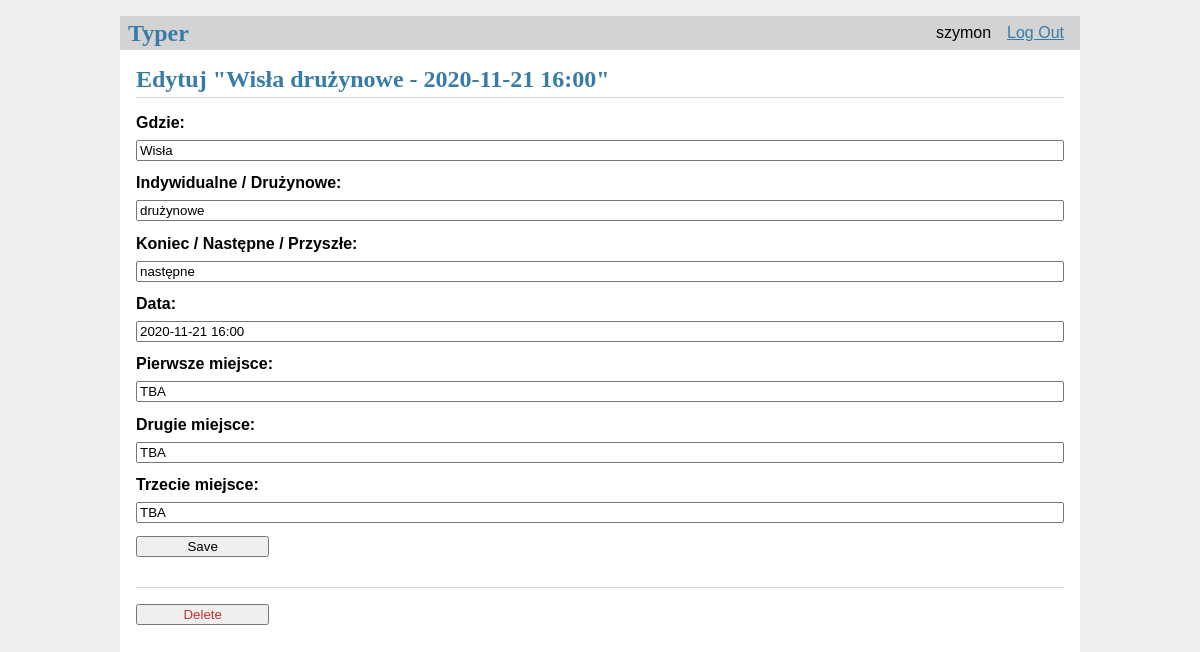
The page /tournaments/1/update (signed in) on the database as committed earlier.
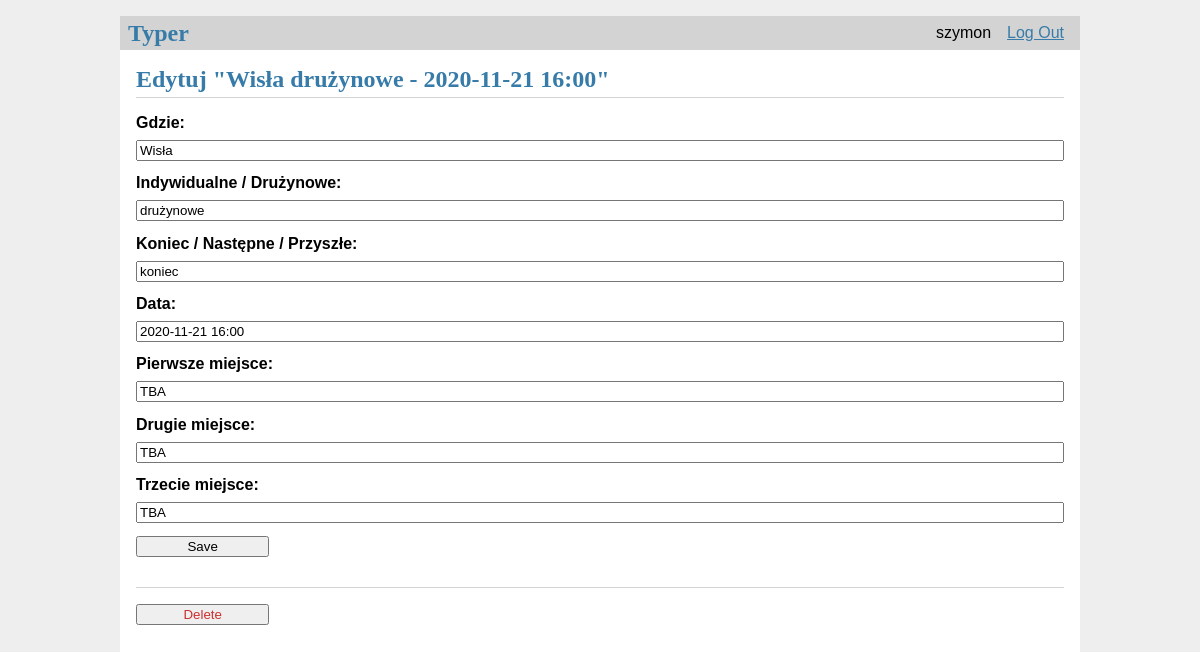
The same page on the database as committed later.
### tables this page shows
CREATE TABLE tournaments(
    id INTEGER PRIMARY KEY AUTOINCREMENT,
    place TEXT NOT NULL,
    type TEXT NOT NULL,
    date_time DATETIME NOT NULL,
    first_place TEXT NOT NULL DEFAULT "TBA",
    second_place TEXT NOT NULL DEFAULT "TBA",
    third_place TEXT NOT NULL DEFAULT "TBA",
    status TEXT NOT NULL
);

### flaskr/tournaments.py (the view, shortened to what this page needs)
@bp.route('/<int:id>/update', methods=('GET', 'POST'))
@login_required
def update(id):
    tournament = get_tournament(id)
    return render_template('tournaments/update.html', tournament=tournament)

### flaskr/auth.py (called while the page is built)
@bp.before_app_request
def load_logged_in_user():
    user_id = session.get('user_id')
    if user_id is None:
        g.user = None
    else:
        g.user = get_db().execute(
            'SELECT * FROM user WHERE id = ?', (user_id,)
        ).fetchone()

def login_required(view):
    @functools.wraps(view)
    def wrapped_view(**kwargs):
        if g.user is None:
            return redirect(url_for('auth.login'))
        return view(**kwargs)
    return wrapped_view

### flaskr/db.py (called while the page is built)
def get_db():
    if 'db' not in g:
        g.db = sqlite3.connect(
            current_app.config['DATABASE'],
            detect_types=sqlite3.PARSE_DECLTYPES
        )
        g.db.row_factory = sqlite3.Row
    return g.db

### flaskr/tournaments.py (called while the page is built)
def get_tournament(id):
    tournament = get_db().execute(
        'SELECT * FROM tournaments WHERE id = ?',
        (id,)
    ).fetchone()
    if tournament is None:
        abort(404, f"Post id {id} does not exist.")
    return tournament

### flaskr/templates/tournaments/update.html
{% extends 'base.html' %}
{% block header %}
    <h1>{% block title %}Edytuj "{{ tournament['place'] }} {{ tournament['type'] }} - {{ tournament['date_time'] }}"{% endblock %}</h1>
{% endblock %}
{% block content %}
    <form method="post">
        <label for="place">Gdzie:</label>
        <input name="place" id="place"
               value="{{ request.form['place'] or tournament['place'] }}" required>
        <label for="type">Indywidualne / Drużynowe:</label>
        <input name="type" id="type"
               value="{{ request.form['type'] or tournament['type'] }}" required>
        <label for="status">Koniec / Następne / Przyszłe:</label>
        <input name="status" id="status"
               value="{{ request.form['status'] or tournament['status'] }}" required>
        <label for="date_time">Data:</label>
        <input name="date_time" id="date_time"
               value="{{ request.form['date_time'] or tournament['date_time'] }}" required>
        <label for="first_place">Pierwsze miejsce:</label>
        <input name="first_place" id="first_place"
               value="{{ request.form['first_place'] or tournament['first_place'] }}" required>
        <label for="second_place">Drugie miejsce:</label>
        <input name="second_place" id="second_place"
               value="{{ request.form['second_place'] or tournament['second_place'] }}" required>
        <label for="third_place">Trzecie miejsce:</label>
        <input name="third_place" id="third_place"
               value="{{ request.form['third_place'] or tournament['third_place'] }}" required>
        <input type="submit" value="Save">
    </form>
    <hr>
    <form action="{{ url_for('tournaments.delete', id=tournament['id']) }}" method="post">
        <input class="danger" type="submit" value="Delete" onclick="return confirm('Are you sure');">
    </form>
{% endblock %}

Rows that differ between the two databases and show on the page:
changed tournaments "Wisła": status "następne" → "koniec"
